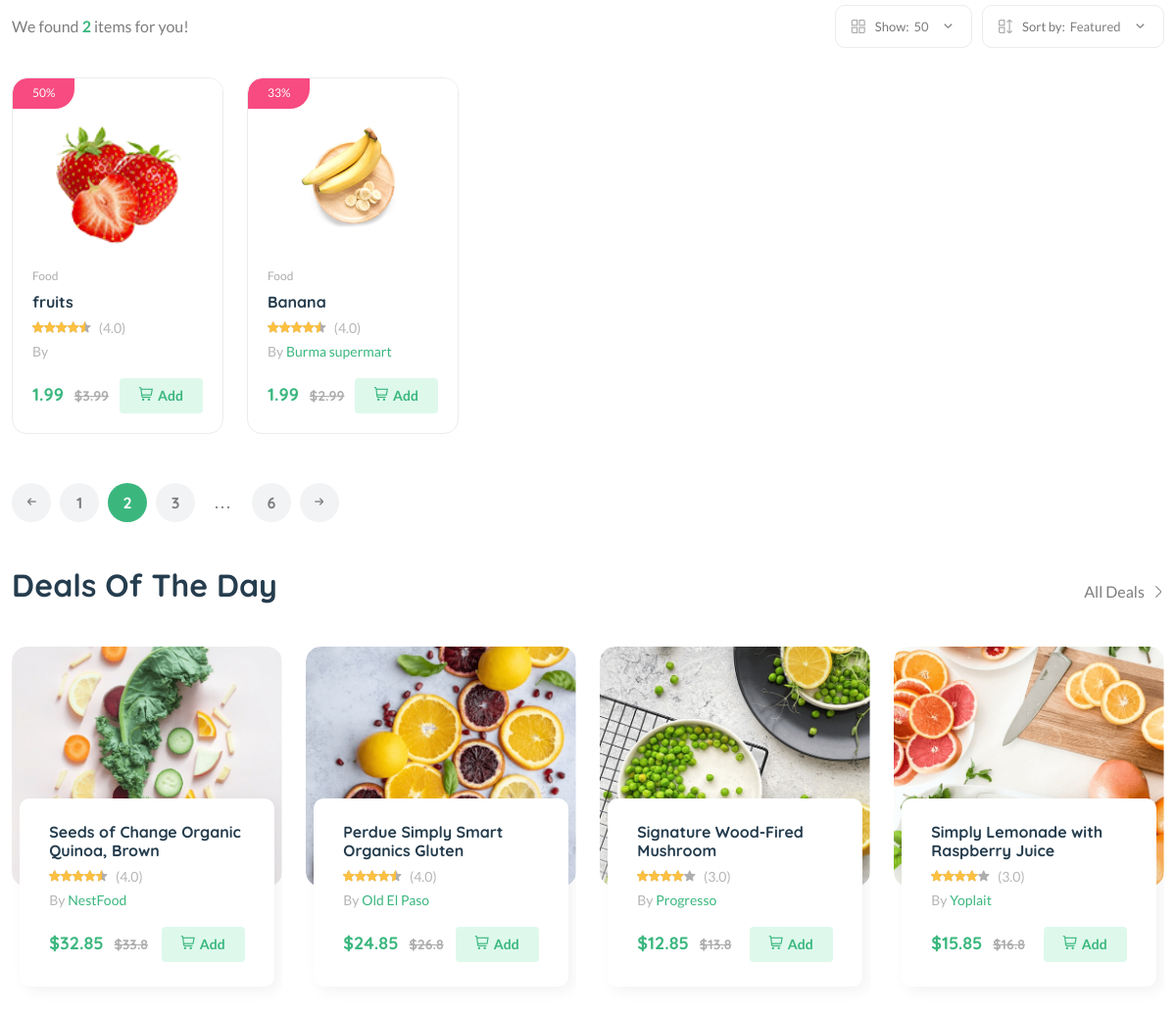
The app's page /category/cath3a1742e4j (signed in, middle part), older data.
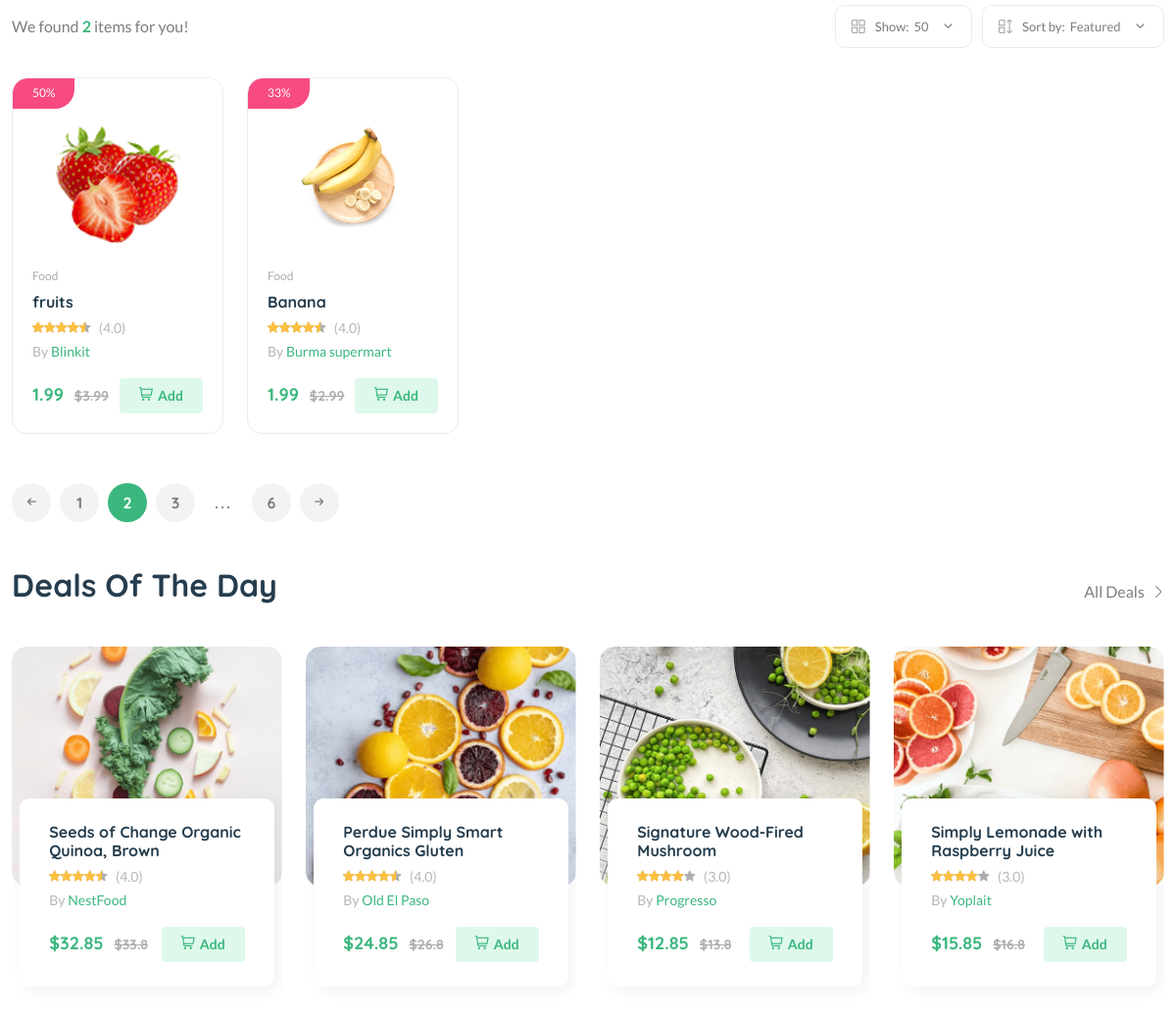
The same page, newer data.
### core/models.py (models this page shows, shortened)
class Product(models.Model):
    pid = ShortUUIDField(max_length=20, length=10,unique=True,alphabet='abcdefghij1234567890')
    title = models.CharField(max_length=100,default='this is the prod title')
    vendor = models.ForeignKey(Vendor, on_delete=models.SET_NULL,null=True,related_name='products')
    image = models.ImageField(upload_to=user_directory_path,default='product.jpg')
    description = models.TextField(default='This is the product',null=True,blank=True)
    user = models.ForeignKey(User, on_delete=models.SET_NULL, null=True)
    category = models.ForeignKey(Category, on_delete=models.SET_NULL, null=True, related_name='products')
    price = models.DecimalField(max_digits=999999,decimal_places=2,default='1.99')
    old_price = models.DecimalField(max_digits=999999,decimal_places=2,default='1.99')
    specifications = models.TextField(null=True,blank=True)
    type= models.CharField(max_length=100,default='Organic',null=True,blank=True)
    mfd=models.DateTimeField(auto_now_add=False,null=True,blank=True)
    stock_count = models.CharField(max_length=100,default='10',null=True,blank=True)
    life=models.CharField(max_length=100,default='100 days',null=True,blank=True)
    product_status= models.CharField(choices=STATUS,max_length=10,default="in_review")
    status = models.BooleanField(default=True)
    in_stock = models.BooleanField(default=True)
    featured = models.BooleanField(default=False)
    digital = models.BooleanField(default=False)
    sku = ShortUUIDField(max_length=10,length=4,unique=True,prefix='sku',alphabet='1234567890')
    date = models.DateTimeField(auto_now_add=True)
    updated = models.DateTimeField(null=True,blank=True)
    class Meta:
        verbose_name_plural = 'Products'
    def get_percentage(self):
        new_price = ((self.old_price - self.price)/(self.old_price))*100
        return new_price

class Category(models.Model):
    cid = ShortUUIDField(length=10, max_length=20, unique=True, alphabet = 'abcdefghij1234560789',prefix='cat')
    title = models.CharField(max_length=100,default='product')
    image = models.ImageField(upload_to='category',default='categor.jpg')
    class Meta:
        verbose_name_plural = "Categories"

class Vendor(models.Model):
    vid = ShortUUIDField(unique=True, prefix="ven",max_length=20, length=10, alphabet='abcdefghi0123456789')
    title = models.CharField(max_length=100)
    image = models.ImageField(upload_to=user_directory_path,default='vendor.jpg')
    description = models.TextField(null=True, blank=True,default='I am a Vendor')
    address= models.CharField(max_length=100, default='123 Main road, India')
    contact= models.CharField(max_length=100, default='+12 (345) 6789')
    chat_resp_time= models.CharField(max_length=100, default='100')
    shipping_on_time= models.CharField(max_length=100, default='100')
    authentic_rating= models.CharField(max_length=100, default='100')
    days_return= models.CharField(max_length=100, default='100')
    warranty_period= models.CharField(max_length=100, default='100')
    date = models.DateTimeField(auto_now_add=True, null=True,blank=True)
    user = models.ForeignKey(User, on_delete=models.SET_NULL, null=True)
    class Meta:
        verbose_name_plural = "Vendors"

### core/views.py (the view)
# urls.py: path('category/<cid>',views.category_product_list_view,name='category_product_list_view'),
def category_product_list_view(request,cid):
    category = Category.objects.get(cid=cid)
    products = Product.objects.filter(product_status = 'published',category=category)
    context={
        'category':category,
        'products':products
    }
    return render(request,'core/category-product-list.html',context)

### core/context_processor.py (called while the page is built)
def default(request):
    categories = Category.objects.all()
    products = Product.objects.all()
    address = Address.objects.get(user=request.user)
    return {
         'categories':categories,
         'address':address
    }

### templates/core/category-product-list.html (shortened to what the changed rows need)
{% extends 'partials/base.html'%}
{% load static %}
{% block content %}
    <main class="main">
        <div class="container mb-30">
            <div class="row">
                <div class="col-12">
                    <div class="row product-grid">
                        {% for p in products%}
                        <div class="col-lg-1-5 col-md-4 col-12 col-sm-6">
                            <div class="product-cart-wrap mb-30 wow animate__animated animate__fadeIn" data-wow-delay=".1s">
                                <div class="product-img-action-wrap">
                                    <div class="product-img product-img-zoom">
                                        <a href="{% url 'core:product-details-page' p.pid%}">
                                            <img class="default-img" src="{{p.image.url}}" alt="" />
                                        </a>
                                    </div>
                                    <div class="product-badges product-badges-position product-badges-mrg">
                                        <span class="hot">{{p.get_percentage|floatformat:0}}%</span>
                                    </div>
                                </div>
                                <div class="product-content-wrap">
                                    <div class="product-category">
                                        <a href="{% url 'core:category_product_list_view' p.category.cid %}">{{p.category.title}}</a>
                                    </div>
                                    <h2><a href="{% url 'core:product-details-page' p.pid%}">{{p.title}}</a></h2>
                                    <div class="product-rate-cover">
                                        <div class="product-rate d-inline-block">
                                            <div class="product-rating" style="width: 90%"></div>
                                        </div>
                                        <span class="font-small ml-5 text-muted"> (4.0)</span>
                                    </div>
                                    <div>
                                        <span class="font-small text-muted">By <a href="{% url 'core:vendor-details-page' p.vendor.vid %}">{{p.vendor.title}}</a></span>
                                    </div>
                                    <div class="product-card-bottom">
                                        <div class="product-price">
                                            <span>{{p.price}}</span>
                                            <span class="old-price">${{p.old_price}}</span>
                                        </div>
                                        <div class="add-cart">
                                            <a class="add" href="shop-cart.html"><i class="fi-rs-shopping-cart mr-5"></i>Add </a>
                                        </div>
                                    </div>
                                </div>
                            </div>
                        </div>
                        {%endfor%}
                    </div>
                    <section class="section-padding pb-5">
                        <div class="row">
                            <div class="col-xl-3 col-lg-4 col-md-6">
                                <div class="product-cart-wrap style-2">
                                    <div class="product-content-wrap">
                                        <div class="deals-content">
                                            <h2><a href="shop-product-right.html">Seeds of Change Organic Quinoa, Brown</a></h2>
                                        </div>
                                    </div>
                                </div>
                            </div>
                            <div class="col-xl-3 col-lg-4 col-md-6">
                                <div class="product-cart-wrap style-2">
                                    <div class="product-content-wrap">
                                        <div class="deals-content">
                                            <h2><a href="shop-product-right.html">Perdue Simply Smart Organics Gluten</a></h2>
                                        </div>
                                    </div>
                                </div>
                            </div>
                            <div class="col-xl-3 col-lg-4 col-md-6 d-none d-lg-block">
                                <div class="product-cart-wrap style-2">
                                    <div class="product-content-wrap">
                                        <div class="deals-content">
                                            <h2><a href="shop-product-right.html">Signature Wood-Fired Mushroom</a></h2>
                                        </div>
                                    </div>
                                </div>
                            </div>
                            <div class="col-xl-3 col-lg-4 col-md-6 d-none d-xl-block">
                                <div class="product-cart-wrap style-2">
                                    <div class="product-content-wrap">
                                        <div class="deals-content">
                                            <h2><a href="shop-product-right.html">Simply Lemonade with Raspberry Juice</a></h2>
                                        </div>
                                    </div>
                                </div>
                            </div>
                        </div>
                    </section>
                </div>
            </div>
        </div>
    </main>
{%endblock content%}

Row changes from the older to the newer data that the page shows:
changed Product "fruits": vendor_id empty → 2 (drawn); vendor (not shown) → "Blinkit"
